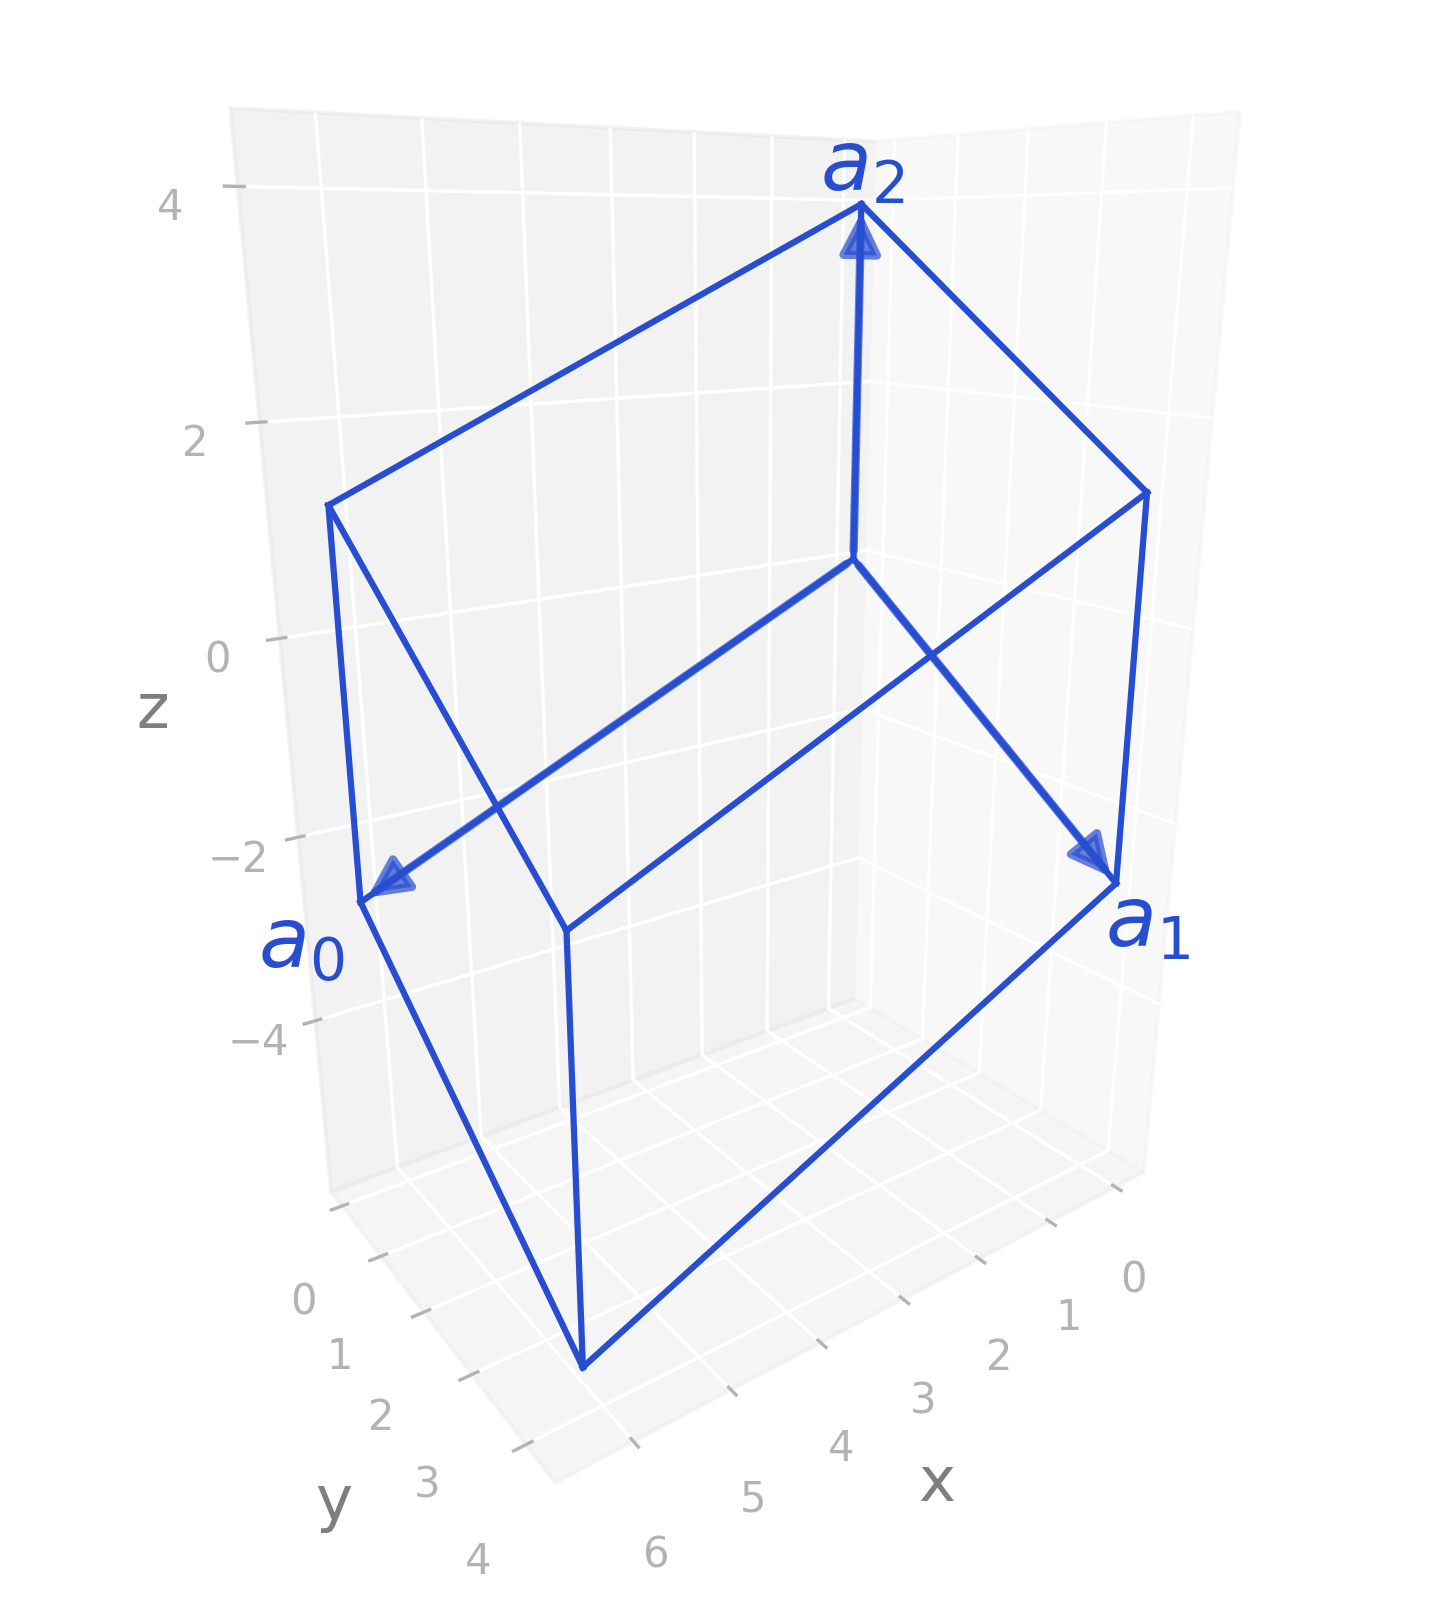

Reproduce this figure in Python.
import radtools as rad

l = rad.lattice_example("TRI2b")
l.plot("primitive")
# Save an image:
l.savefig("tri2b_real.png", elev=17, azim=54, dpi=300, bbox_inches="tight")
# Interactive plot:
l.show(elev=17, azim=54)
